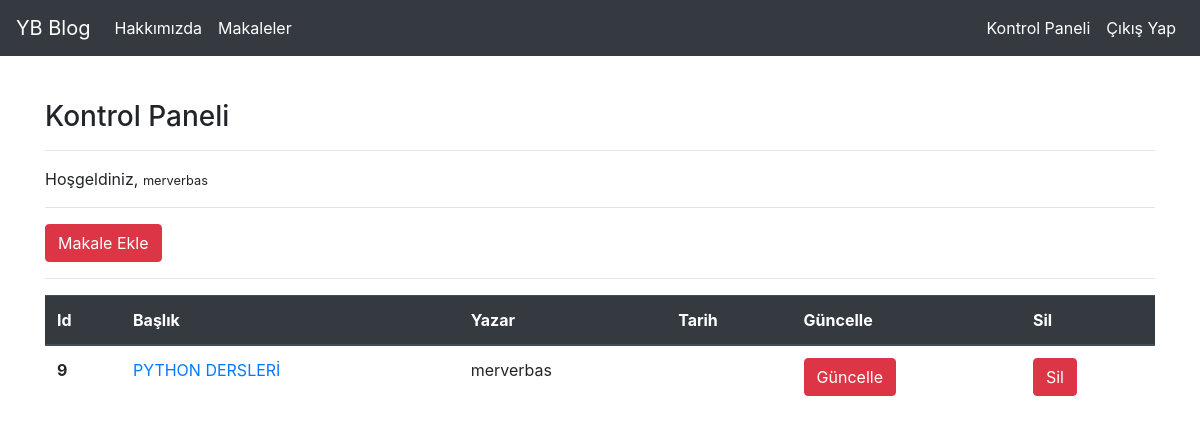
Screenshot of /articles/dashboard/ (signed in) with the database file from the repository.
### article/models.py (models this page shows, shortened)
class Article(models.Model):
    author=models.ForeignKey("auth.User", on_delete=models.CASCADE, verbose_name="Yazar:")
    title=models.CharField(max_length=50, verbose_name="Başlık:")
    content=RichTextField()
    created_date=models.DateTimeField(auto_now_add=True, verbose_name="Oluşturulma Tarihi:")
    article_image=models.FileField(blank=True, null=True, verbose_name="Makaleye fotoğraf ekleyin:")
    class Meta:
        ordering = ['-created_date']

### article/views.py (the view)
# urls.py: path('dashboard/', views.dashboard, name="dashboard"),
@login_required(login_url="user:login")
def dashboard(request):
    articles=Article.objects.filter(author=request.user)
    context={
        "articles" : articles
    }
    return render(request,"dashboard.html",context)

### templates/dashboard.html
{% extends "layout.html" %}
{% block body %}
<h3>Kontrol Paneli</h3>
<hr>
<p>
   Hoşgeldiniz, <small>{{request.user.username}}</small>
</p>
<hr>
<a class="btn btn-danger" href="/articles/addarticle">Makale Ekle</a>
<hr>
{% if articles %}
    <table class="table">
  <thead class="thead-dark">
    <tr>
      <th scope="col">Id</th>
      <th scope="col">Başlık</th>
      <th scope="col">Yazar</th>
      <th scope="col">Tarih</th>
      <th scope="col">Güncelle</th>
      <th scope="col">Sil</th>
    </tr>
  </thead>
  <tbody>
        {% for article in articles   %}
            <tr>
                <th scope="row">{{article.id}}</th>
                <td><a href="{% url 'article:detail' article.id %}">{{article.title}}</a></td>
                <td>{{article.author.username}}</td>
                <td>{{article.created.date}}</td>
                <td><a href="{% url 'article:update' article.id %}" class="btn btn-danger">Güncelle</a></td>
                <td><a href="{% url 'article:delete' article.id %}" class="btn btn-danger">Sil</a></td>
            </tr>
        {% endfor %}
  </tbody>
</table>
{% else %}
<div class="alert alert-danger">Henüz bir makaleniz bulunmuyor.</div>
{% endif %}
{% endblock body %}

### rows the page displays
Article: id "9", title "PYTHON DERSLERİ", author.username "merverbas"

### other values shown
{{ request.user.username }} "merverbas"
